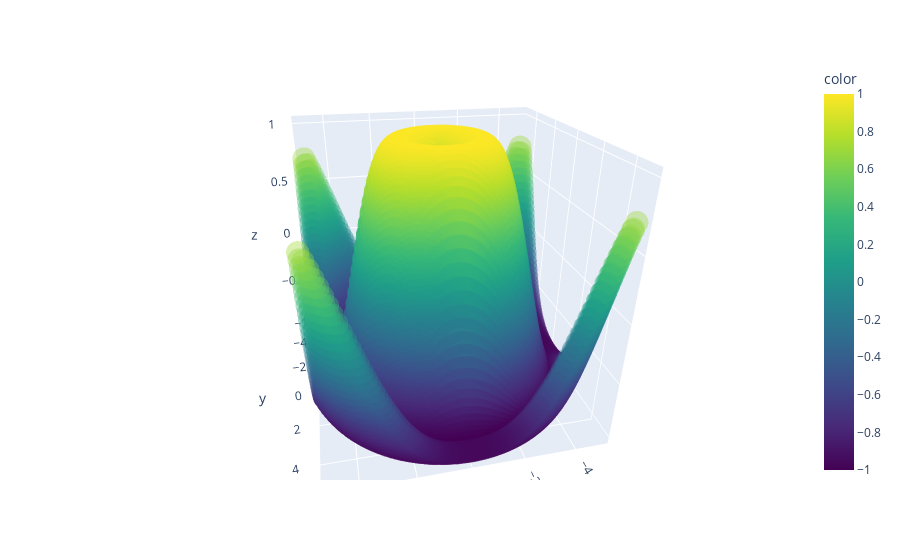

Notebook code for this chart:
### Code cell
a=px.scatter_3d(x=df['X'],y=df['Y'],z=df['Z'],color=df['Z'],color_continuous_scale='Viridis',opacity=0.4)
a.show()

### Figure 1 — Plotly figure (JSON) as saved in the notebook; plotly's stock layout.template omitted (floating-point values rounded to 4 significant figures; data arrays with more than 128 entries replaced by an {"elided": "..."} marker saying what was removed)
{"data": [{"hovertemplate": "x=%{x}<br>y=%{y}<br>z=%{z}<br>color=%{marker.color}<extra></extra>", "legendgroup": "", "marker": {"color": {"elided": "10000 float values"}, "coloraxis": "coloraxis", "opacity": 0.4, "symbol": "circle"}, "mode": "markers", "name": "", "scene": "scene", "showlegend": false, "type": "scatter3d", "x": {"elided": "10000 float values"}, "y": {"elided": "10000 float values"}, "z": {"elided": "10000 float values"}}], "layout": {"autosize": true, "coloraxis": {"colorbar": {"title": {"text": "color"}}, "colorscale": [[0, "#440154"], [0.1111, "#482878"], [0.2222, "#3e4989"], [0.3333, "#31688e"], [0.4444, "#26828e"], [0.5556, "#1f9e89"], [0.6667, "#35b779"], [0.7778, "#6ece58"], [0.8889, "#b5de2b"], [1, "#fde725"]]}, "legend": {"tracegroupgap": 0}, "margin": {"t": 60}, "scene": {"aspectmode": "auto", "aspectratio": {"x": 1, "y": 1, "z": 1}, "camera": {"center": {"x": 0, "y": 0, "z": 0}, "eye": {"x": 0.3734, "y": 1.671, "z": 0.8657}, "projection": {"type": "perspective"}, "up": {"x": 0, "y": 0, "z": 1}}, "domain": {"x": [0, 1], "y": [0, 1]}, "xaxis": {"title": {"text": "x"}, "type": "linear"}, "yaxis": {"title": {"text": "y"}, "type": "linear"}, "zaxis": {"title": {"text": "z"}, "type": "linear"}}}}
